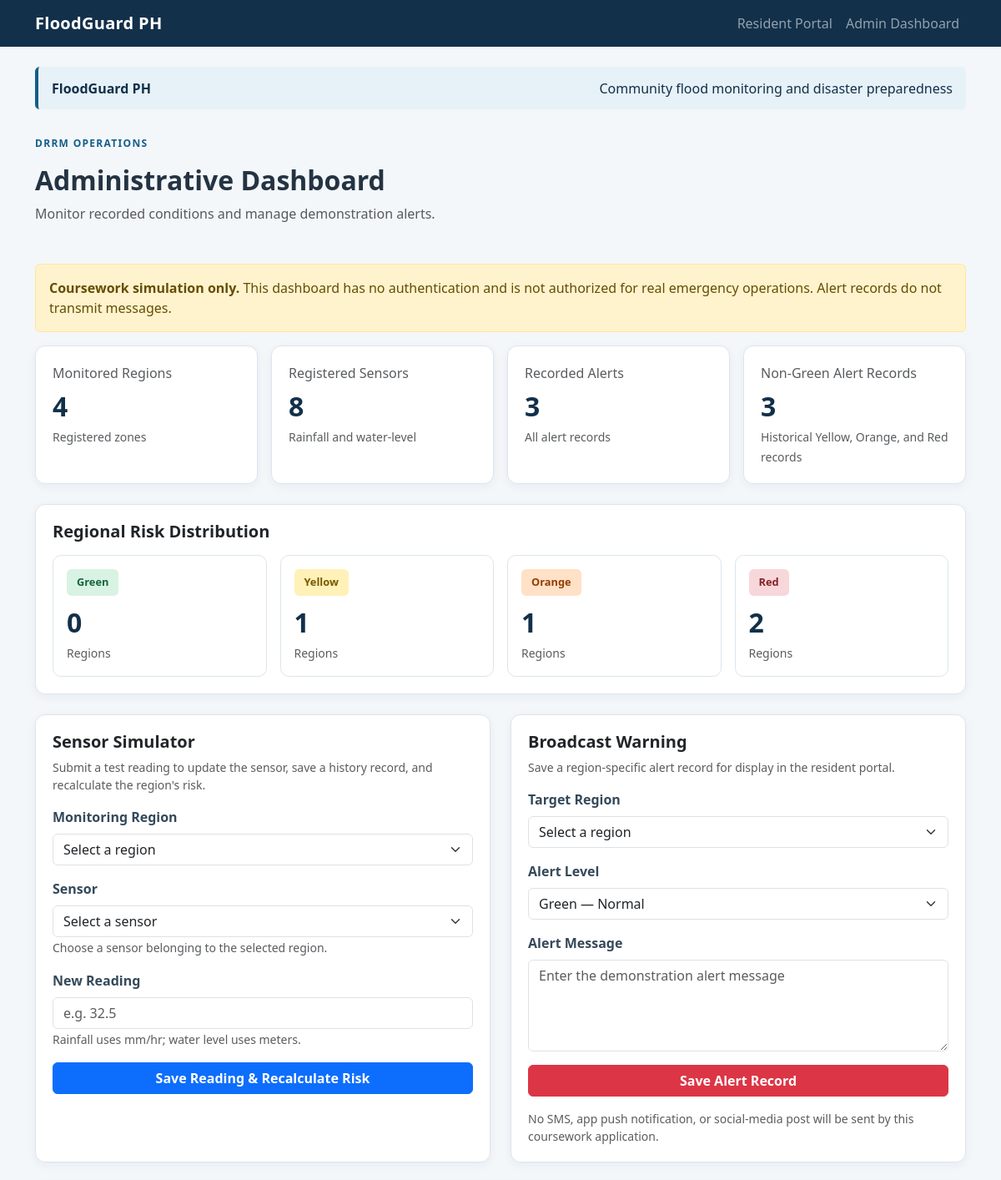
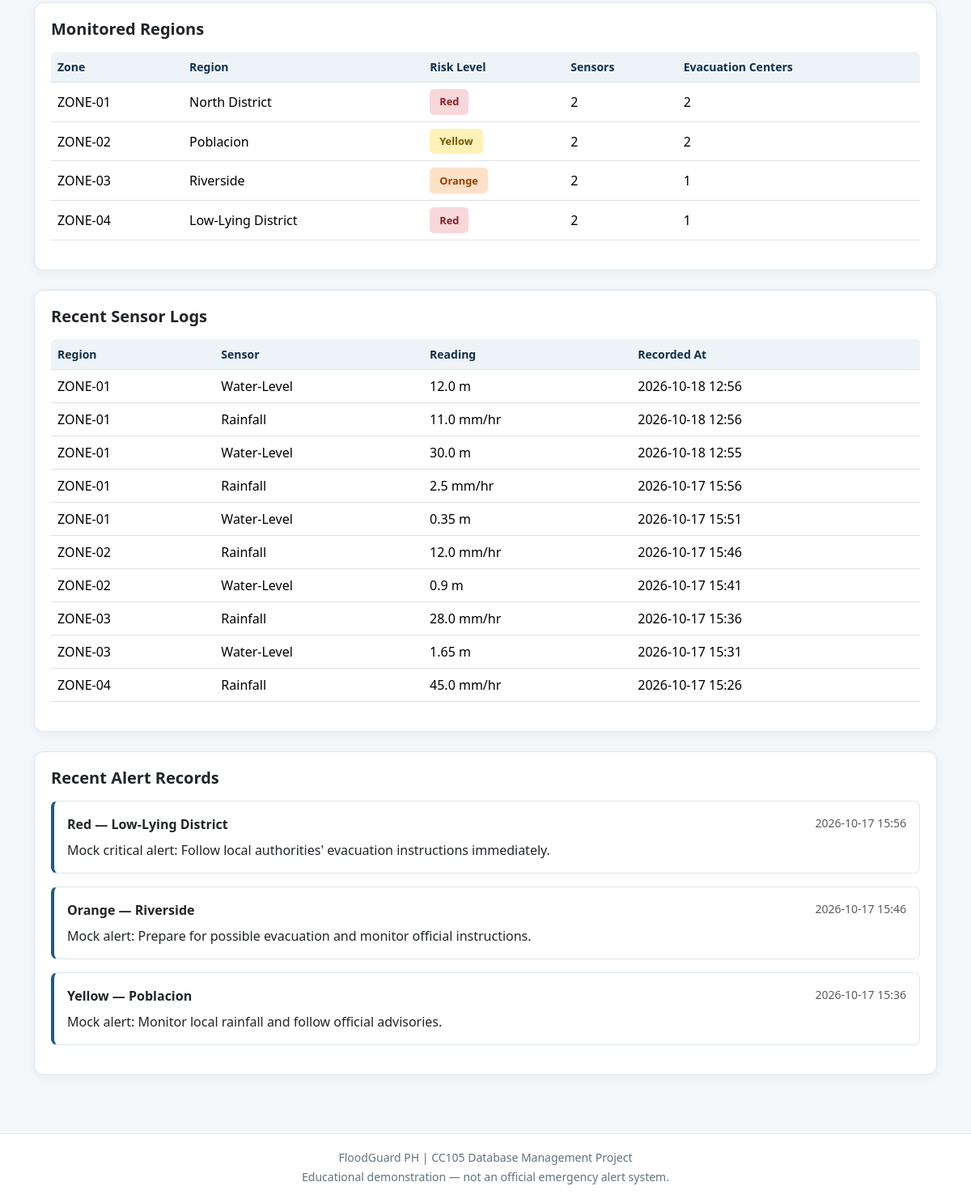
The page /admin on the database its author committed (2 pictures, top to bottom).
### models.py (models this page shows, shortened)
class BroadcastAlert(db.Model):
    __tablename__ = "broadcast_alerts"
    id = db.Column(db.Integer, primary_key=True)
    region_id = db.Column(db.Integer, db.ForeignKey("regions.id", ondelete="RESTRICT"), nullable=False, index=True)
    alert_level = db.Column(db.String(10), nullable=False)
    message = db.Column(db.Text, nullable=False)
    timestamp = db.Column(db.DateTime(timezone=True), nullable=False, default=utc_now)
    __table_args__ = (
        CheckConstraint("alert_level IN ('Green', 'Yellow', 'Orange', 'Red')", name="ck_broadcast_alert_level"),
        CheckConstraint("length(trim(message)) > 0", name="ck_broadcast_message_nonempty"),
    )
    region = db.relationship("Region", back_populates="broadcast_alerts")

class Region(db.Model):
    __tablename__ = "regions"
    id = db.Column(db.Integer, primary_key=True)
    name = db.Column(db.String(100), nullable=False)
    zone_code = db.Column(db.String(20), unique=True, nullable=False)
    risk_level = db.Column(db.String(10), nullable=False, default="Green")
    __table_args__ = (
        CheckConstraint("risk_level IN ('Green', 'Yellow', 'Orange', 'Red')", name="ck_region_risk_level"),
    )
    evacuation_centers = db.relationship("EvacuationCenter", back_populates="region", lazy="select")
    sensors = db.relationship("Sensor", back_populates="region", lazy="select")
    broadcast_alerts = db.relationship("BroadcastAlert", back_populates="region", lazy="select")

class SensorLog(db.Model):
    __tablename__ = "sensor_logs"
    id = db.Column(db.Integer, primary_key=True)
    sensor_id = db.Column(db.Integer, db.ForeignKey("sensors.id", ondelete="CASCADE"), nullable=False, index=True)
    reading_value = db.Column(db.Float, nullable=False)
    timestamp = db.Column(db.DateTime(timezone=True), nullable=False, default=utc_now)
    __table_args__ = (
        CheckConstraint("reading_value >= 0", name="ck_sensor_log_value_nonnegative"),
        Index("ix_sensor_logs_sensor_timestamp", "sensor_id", "timestamp"),
    )
    sensor = db.relationship("Sensor", back_populates="logs")

class Sensor(db.Model):
    __tablename__ = "sensors"
    id = db.Column(db.Integer, primary_key=True)
    region_id = db.Column(db.Integer, db.ForeignKey("regions.id", ondelete="RESTRICT"), nullable=False, index=True)
    sensor_type = db.Column(db.String(20), nullable=False)
    current_value = db.Column(db.Float, nullable=False)
    unit = db.Column(db.String(10), nullable=False)
    __table_args__ = (
        CheckConstraint("sensor_type IN ('Rainfall', 'Water-Level')", name="ck_sensor_type"),
        CheckConstraint("current_value >= 0", name="ck_sensor_value_nonnegative"),
    )
    region = db.relationship("Region", back_populates="sensors")
    logs = db.relationship("SensorLog", back_populates="sensor", cascade="all, delete-orphan", passive_deletes=True, lazy="select")

### app.py (the view)
@app.route("/admin", methods=["GET"])
def admin_dashboard():
    regions = Region.query.order_by(Region.zone_code).all()
    sensors = Sensor.query.order_by(Sensor.region_id, Sensor.id).all()
    non_green_alert_count = BroadcastAlert.query.filter(
        BroadcastAlert.alert_level.in_(["Yellow", "Orange", "Red"])
    ).count()
    risk_counts = {
        level: Region.query.filter_by(risk_level=level).count()
        for level in ("Green", "Yellow", "Orange", "Red")
    }
    recent_alerts = BroadcastAlert.query.order_by(BroadcastAlert.timestamp.desc()).limit(10).all()
    recent_logs = SensorLog.query.order_by(SensorLog.timestamp.desc(), SensorLog.id.desc()).limit(10).all()
    return render_template(
        "admin_dashboard.html",
        regions=regions,
        sensors=sensors,
        region_count=len(regions),
        sensor_count=Sensor.query.count(),
        alert_count=BroadcastAlert.query.count(),
        non_green_alert_count=non_green_alert_count,
        risk_counts=risk_counts,
        recent_alerts=recent_alerts,
        recent_logs=recent_logs,
    )

### templates/admin_dashboard.html (shortened to what this page needs)
{% extends "base.html" %}
{% block content %}
<section class="page-heading mb-4">
    <p class="section-label">DRRM OPERATIONS</p>
    <h1 class="h2 fw-bold">Administrative Dashboard</h1>
    <p class="text-muted">Monitor recorded conditions and manage demonstration alerts.</p>
</section>
<div class="alert alert-warning" role="alert">
    <strong>Coursework simulation only.</strong>
    This dashboard has no authentication and is not authorized for real emergency operations. Alert records do not transmit messages.
</div>
<div class="row g-3 mb-4">
    <div class="col-sm-6 col-xl-3">
        <div class="card dashboard-card h-100">
            <div class="card-body">
                <p class="text-muted mb-1">Monitored Regions</p>
                <div class="metric-value">{{ region_count }}</div>
                <small class="text-muted">Registered zones</small>
            </div>
        </div>
    </div>
    <div class="col-sm-6 col-xl-3">
        <div class="card dashboard-card h-100">
            <div class="card-body">
                <p class="text-muted mb-1">Registered Sensors</p>
                <div class="metric-value">{{ sensor_count }}</div>
                <small class="text-muted">Rainfall and water-level</small>
            </div>
        </div>
    </div>
    <div class="col-sm-6 col-xl-3">
        <div class="card dashboard-card h-100">
            <div class="card-body">
                <p class="text-muted mb-1">Recorded Alerts</p>
                <div class="metric-value">{{ alert_count }}</div>
                <small class="text-muted">All alert records</small>
            </div>
        </div>
    </div>
    <div class="col-sm-6 col-xl-3">
        <div class="card dashboard-card h-100">
            <div class="card-body">
                <p class="text-muted mb-1">Non-Green Alert Records</p>
                <div class="metric-value">{{ non_green_alert_count }}</div>
                <small class="text-muted">Historical Yellow, Orange, and Red records</small>
            </div>
        </div>
    </div>
</div>
<section class="card dashboard-card mb-4">
    <div class="card-body">
        <h2 class="h5 fw-bold mb-3">Regional Risk Distribution</h2>
        <div class="row g-3">
            {% for level, css_class in [
                ('Green', 'risk-green'),
                ('Yellow', 'risk-yellow'),
                ('Orange', 'risk-orange'),
                ('Red', 'risk-red')
            ] %}
            <div class="col-6 col-lg-3">
                <div class="risk-summary">
                    <span class="risk-badge {{ css_class }}">{{ level }}</span>
                    <div class="metric-value mt-2">{{ risk_counts[level] }}</div>
                    <small class="text-muted">Regions</small>
                </div>
            </div>
            {% endfor %}
        </div>
    </div>
</section>
<div class="row g-4 mb-4">
    <div class="col-lg-6">
        <section class="card dashboard-card h-100">
            <div class="card-body">
                <h2 class="h5 fw-bold mb-2">Sensor Simulator</h2>
                <p class="text-muted small">Submit a test reading to update the sensor, save a history record, and recalculate the region's risk.</p>
                <form method="POST" action="{{ url_for('simulate_sensor') }}">
                    <div class="mb-3">
                        <label for="region_id" class="form-label">Monitoring Region</label>
                        <select id="region_id" name="region_id" class="form-select" required>
                            <option value="">Select a region</option>
                        </select>
                    </div>
                    <div class="mb-3">
                        <label for="sensor_id" class="form-label">Sensor</label>
                        <select id="sensor_id" name="sensor_id" class="form-select" required>
                            <option value="">Select a sensor</option>
                        </select>
                        <small class="form-text text-muted">Choose a sensor belonging to the selected region.</small>
                    </div>
                    <div class="mb-3">
                        <label for="reading_value" class="form-label">New Reading</label>
                        <input id="reading_value" name="reading_value" type="number" step="any" min="0" class="form-control" placeholder="e.g. 32.5" required>
                        <small class="form-text text-muted">Rainfall uses mm/hr; water level uses meters.</small>
                    </div>
                    <button type="submit" class="btn btn-primary w-100">Save Reading & Recalculate Risk</button>
                </form>
            </div>
        </section>
    </div>
    <div class="col-lg-6">
        <section class="card dashboard-card h-100">
            <div class="card-body">
                <h2 class="h5 fw-bold mb-2">Broadcast Warning</h2>
                <p class="text-muted small">Save a region-specific alert record for display in the resident portal.</p>
                <form method="POST" action="{{ url_for('broadcast_alert') }}">
                    <div class="mb-3">
                        <label for="alert_region_id" class="form-label">Target Region</label>
                        <select id="alert_region_id" name="region_id" class="form-select" required>
                            <option value="">Select a region</option>
                        </select>
                    </div>
                    <div class="mb-3">
                        <label for="alert_level" class="form-label">Alert Level</label>
                        <select id="alert_level" name="alert_level" class="form-select" required>
                            <option value="Green">Green — Normal</option>
                        </select>
                    </div>
                    <div class="mb-3">
                        <label for="message" class="form-label">Alert Message</label>
                        <textarea id="message" name="message" class="form-control" rows="4" maxlength="2000" placeholder="Enter the demonstration alert message" required></textarea>
                    </div>
                    <button type="submit" class="btn btn-danger w-100">Save Alert Record</button>
                </form>
                <p class="small text-muted mt-3 mb-0">No SMS, app push notification, or social-media post will be sent by this coursework application.</p>
            </div>
        </section>
    </div>
</div>
<section class="card dashboard-card mb-4">
    <div class="card-body">
        <h2 class="h5 fw-bold mb-3">Monitored Regions</h2>
        <div class="table-responsive">
            <table class="table table-hover align-middle">
                <thead>
                    <tr>
                        <th>Zone</th>
                        <th>Region</th>
                        <th>Risk Level</th>
                        <th>Sensors</th>
                        <th>Evacuation Centers</th>
                    </tr>
                </thead>
                <tbody>
                    {% for region in regions %}
                    {% set risk_class = {
                        'Green': 'risk-green',
                        'Yellow': 'risk-yellow',
                        'Orange': 'risk-orange',
                        'Red': 'risk-red'
                    }.get(region.risk_level, 'risk-unknown') %}
                    <tr>
                        <td>{{ region.zone_code }}</td>
                        <td>{{ region.name }}</td>
                        <td><span class="risk-badge {{ risk_class }}">{{ region.risk_level }}</span></td>
                        <td>{{ region.sensors|length }}</td>
                        <td>{{ region.evacuation_centers|length }}</td>
                    </tr>
                    {% else %}
                    <tr>
                        <td colspan="5" class="text-center text-muted">No regions are registered.</td>
                    </tr>
                    {% endfor %}
                </tbody>
            </table>
        </div>
    </div>
</section>
<section class="card dashboard-card mb-4">
    <div class="card-body">
        <h2 class="h5 fw-bold mb-3">Recent Sensor Logs</h2>
        <div class="table-responsive">
            <table class="table table-hover align-middle">
                <thead>
                    <tr>
                        <th>Region</th>
                        <th>Sensor</th>
                        <th>Reading</th>
                        <th>Recorded At</th>
                    </tr>
                </thead>
                <tbody>
                    {% for log in recent_logs %}
                    <tr>
                        <td>{{ log.sensor.region.zone_code }}</td>
                        <td>{{ log.sensor.sensor_type }}</td>
                        <td>{{ log.reading_value }} {{ log.sensor.unit }}</td>
                        <td>{{ log.timestamp.strftime('%Y-%m-%d %H:%M') }}</td>
                    </tr>
                    {% else %}
                    <tr>
                        <td colspan="4" class="text-center text-muted">No sensor readings are recorded.</td>
                    </tr>
                    {% endfor %}
                </tbody>
            </table>
        </div>
    </div>
</section>
<section class="card dashboard-card">
    <div class="card-body">
        <h2 class="h5 fw-bold mb-3">Recent Alert Records</h2>
        {% for alert in recent_alerts %}
        <div class="alert-entry mb-3">
            <div class="d-flex flex-wrap justify-content-between gap-2">
                <strong>{{ alert.alert_level }} — {{ alert.region.name }}</strong>
                <small class="text-muted">{{ alert.timestamp.strftime('%Y-%m-%d %H:%M') }}</small>
            </div>
            <p class="mt-2 mb-0">{{ alert.message }}</p>
        </div>
        {% else %}
        <p class="text-muted mb-0">No alerts have been recorded.</p>
        {% endfor %}
    </div>
</section>
{% endblock %}

### static/style.css (style rules this page uses)
:root { --flood-navy: #12304a; --flood-blue: #155e8a; --flood-light: #f3f7fa; --flood-border: #dce5ec; --risk-green: #198754; --risk-yellow: #f0c419; --risk-orange: #e87519; --risk-red: #c62828; }
body { background: var(--flood-light); color: #243342; min-height: 100vh; }
.page-heading { padding: 0.5rem 0; }
.section-label { color: var(--flood-blue); font-size: 0.75rem; font-weight: 700; letter-spacing: 1.3px; }
.dashboard-card { border: 1px solid var(--flood-border); border-radius: 0.75rem; box-shadow: 0 3px 12px rgb(18 48 74 / 5%); }
.dashboard-card .card-body { padding: 1.25rem; }
.metric-value { font-size: 2rem; font-weight: 750; color: var(--flood-navy); }
.risk-badge { display: inline-block; padding: 0.4rem 0.75rem; border-radius: 0.35rem; font-size: 0.8rem; font-weight: 750; }
.risk-green { background: #d8f3e3; color: #12643b; }
.risk-yellow { background: #fff1b8; color: #765900; }
.risk-orange { background: #ffe1c7; color: #923e00; }
.risk-red { background: #f8d7da; color: #842029; }
.table thead th { background: #edf3f7; color: var(--flood-navy); font-size: 0.875rem; }
.alert-entry { padding: 1rem; border: 1px solid var(--flood-border); border-left: 4px solid var(--flood-blue); border-radius: 0.5rem; background: #fff; overflow-wrap: anywhere; }
.table td, .table th { vertical-align: middle; }
.risk-summary { padding: 1rem; height: 100%; border: 1px solid var(--flood-border); border-radius: 0.65rem; background: #fff; }
.dashboard-card form .form-label { color: #34495a; font-weight: 600; }
.dashboard-card .btn { font-weight: 600; }
.dashboard-card textarea { resize: vertical; }
.alert-entry strong { overflow-wrap: anywhere; }
.table-responsive { border-radius: 0.35rem; }

### rows shown on the page
BroadcastAlert: alert_level "Yellow", id "1", region.name "Poblacion", timestamp "2026-10-17 15:36", message "Mock alert: Monitor local rainfall and follow official advisories."
Region: zone_code "ZONE-01", name "North District", risk_level "Red", sensors|length "2", evacuation_centers|length "2"
Region: zone_code "ZONE-02", name "Poblacion", risk_level "Yellow", sensors|length "2", evacuation_centers|length "2"
Region: zone_code "ZONE-03", name "Riverside", risk_level "Orange", sensors|length "2", evacuation_centers|length "1"
Region: zone_code "ZONE-04", name "Low-Lying District", risk_level "Red", sensors|length "2", evacuation_centers|length "1"
SensorLog: sensor.region.zone_code "ZONE-01", sensor.sensor_type "Water-Level", reading_value "12.0", sensor.unit "m", timestamp "2026-10-18 12:56"
SensorLog: sensor.region.zone_code "ZONE-01", sensor.sensor_type "Rainfall", reading_value "11.0", sensor.unit "mm/hr", timestamp "2026-10-18 12:56"
SensorLog: sensor.region.zone_code "ZONE-01", sensor.sensor_type "Water-Level", reading_value "30.0", sensor.unit "m", timestamp "2026-10-18 12:55"
SensorLog: sensor.region.zone_code "ZONE-01", sensor.sensor_type "Rainfall", reading_value "2.5", sensor.unit "mm/hr", timestamp "2026-10-17 15:56"
SensorLog: sensor.region.zone_code "ZONE-01", sensor.sensor_type "Water-Level", reading_value "0.35", sensor.unit "m", timestamp "2026-10-17 15:51"
SensorLog: sensor.region.zone_code "ZONE-02", sensor.sensor_type "Rainfall", reading_value "12.0", sensor.unit "mm/hr", timestamp "2026-10-17 15:46"
SensorLog: sensor.region.zone_code "ZONE-02", sensor.sensor_type "Water-Level", reading_value "0.9", sensor.unit "m", timestamp "2026-10-17 15:41"
SensorLog: sensor.region.zone_code "ZONE-03", sensor.sensor_type "Rainfall", reading_value "28.0", sensor.unit "mm/hr", timestamp "2026-10-17 15:36"
SensorLog: sensor.region.zone_code "ZONE-03", sensor.sensor_type "Water-Level", reading_value "1.65", sensor.unit "m", timestamp "2026-10-17 15:31"
SensorLog: sensor.region.zone_code "ZONE-04", sensor.sensor_type "Rainfall", reading_value "45.0", sensor.unit "mm/hr", timestamp "2026-10-17 15:26"
BroadcastAlert: alert_level "Red", region.name "Low-Lying District", timestamp "2026-10-17 15:56", message "Mock critical alert: Follow local authorities' evacuation instructions immediately."
BroadcastAlert: alert_level "Orange", region.name "Riverside", timestamp "2026-10-17 15:46", message "Mock alert: Prepare for possible evacuation and monitor official instructions."

### other values the page prints
{{ region_count }} "4"
{{ sensor_count }} "8"
{{ alert_count }} "3"
{{ non_green_alert_count }} "3"
{{ level }} "Green" "Orange" "Red"
{{ risk_counts[level] }} "0" "1" "2"
